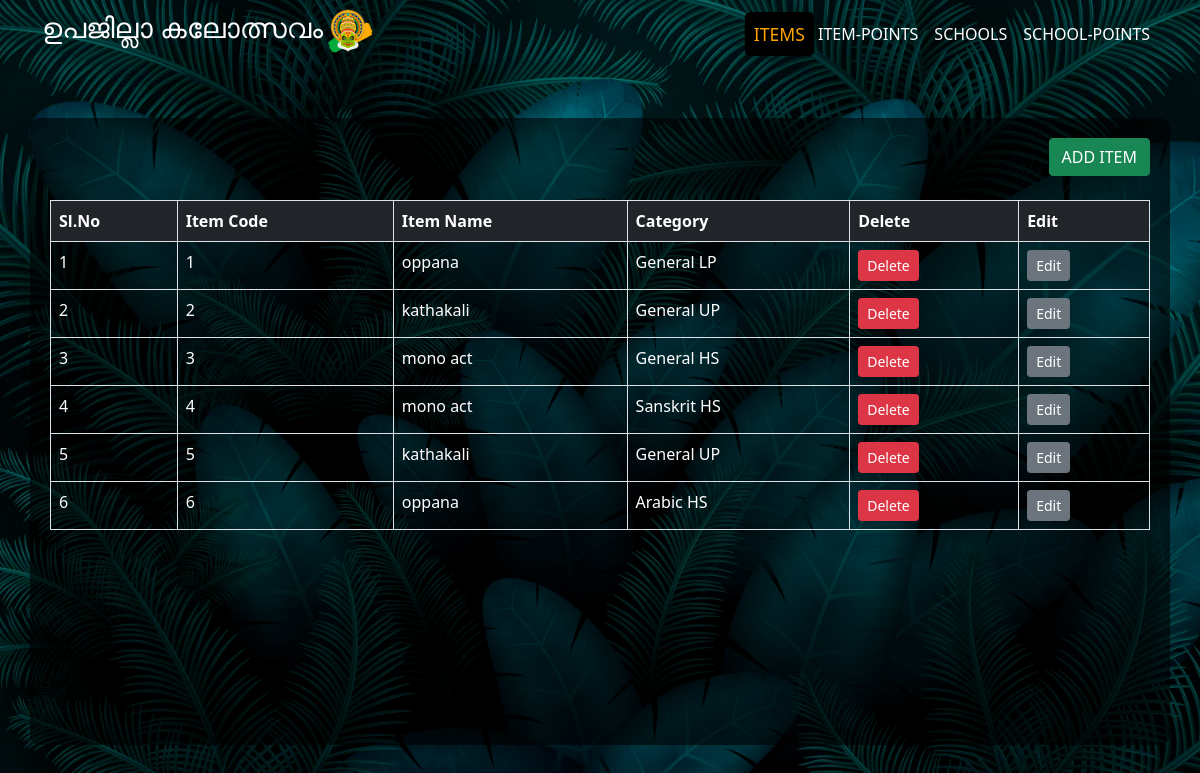
/kaloapp/itemdisplay/, run on the app's committed database.
### kaloapp/models.py (models this page shows, shortened)
class item_model(models.Model):
    choice=(
        ('General LP','general_lp'),
        ('General UP','general_up'),
        ('General HS','general_hs'),
        ('General HSS','general_hss'),
        ('Arabic LP','arabic_lp'),
        ('Arabic UP','arabic_up'),
        ('Arabic HS','arabic_hs'),
        ('Sanskrit UP','sanskrit_up'),
        ('Sanskrit HS','sanskrit_hs')
    )
    itemcode=models.IntegerField()
    itemname=models.CharField(max_length=25)
    category=models.CharField(max_length=25,choices=choice)

### kaloapp/views.py (the view)
# urls.py: path('itemdisplay/',item_display),
def item_display(request):
    a=item_model.objects.all()
    return render(request,'item_display.html',{'k':a})

### kaloapp/templates/item_display.html (shortened to what this page needs)
<!DOCTYPE html>
{% load static %}
<html lang="en">
<head>
    <link href="https://cdn.jsdelivr.net/npm/bootstrap@5.0.2/dist/css/bootstrap.min.css" rel="stylesheet">
</head>
<body>
<div class="container-fluid sticky-top" >
    <div class="container">
        <nav class="navbar navbar-expand-lg navbar-light p-0">
            <a href="http://127.0.0.1:8000/kaloapp/itemdisplay/" class="navbar-brand">
                <h3 class="text-white">ഉപജില്ലാ കലോത്സവം<img
                        src="{% static 'img/—Pngtree—kathakali dancer for happy onam_6461667.png' %}"
                        style="height:50px;width:50px"></h3>
            </a>
            <div class="collapse navbar-collapse" id="navbarCollapse">
                <div class="navbar-nav ms-auto">
                    <a href="http://127.0.0.1:8000/kaloapp/itemdisplay/" class="nav-item nav-link active" style="color:white">ITEMS</a>
                    <a href="http://127.0.0.1:8000/kaloapp/itempointsdisplay/" class="nav-item nav-link" style="color:white">ITEM-POINTS</a>
                    <a href="http://127.0.0.1:8000/kaloapp/schooldisplay/" class="nav-item nav-link" style="color:white">SCHOOLS</a>
                    <a href="http://127.0.0.1:8000/kaloapp/schoolpointsdisplay/" class="nav-item nav-link" style="color:white">SCHOOL-POINTS</a>
                </div>
            </div>
        </nav>
    </div>
</div>
<div class="container-fluid hero-header mb-1">
    <div class="container" id="box1" style="margin-top: 50px;">
        <div class="row justify-content-end">
            <div class="col-auto">
                <a href="http://127.0.0.1:8000/kaloapp/item/" class="btn btn-success btn">ADD ITEM</a><br><br>
            </div>
        </div>
        <div class="table-responsive" style="height:525px">
            <table class="table table-bordered table-striped">
                <thead class="bg-dark text-white">
                    <tr>
                        <th>Sl.No</th>
                        <th>Item Code</th>
                        <th>Item Name</th>
                        <th>Category</th>
                        <th>Delete</th>
                        <th>Edit</th>
                    </tr>
                </thead>
                <tbody style="background-color:">
                    {% for i in k %}
                    <tr>
                        <td style="color:white">{{ forloop.counter }}</td>
                        <td style="color:white">{{ i.itemcode }}</td>
                        <td style="color:white">{{ i.itemname }}</td>
                        <td style="color:white">{{ i.category }}</td>
                        <td>
                            <a href="http://127.0.0.1:8000/kaloapp/itemdelete/{{i.id}}" class="btn btn-danger btn-sm">Delete</a>
                        </td>
                        <td>
                            <a href="http://127.0.0.1:8000/kaloapp/itemedit/{{i.id}}"  class="btn btn-secondary btn-sm">Edit</a>
                        </td>
                    </tr>
                    {% endfor %}
                </tbody>
            </table>
        </div>
    </div>
</div>
</body>
</html>

### data on the page
item_model: itemcode "1", itemname "oppana", category "General LP"
item_model: itemcode "2", itemname "kathakali", category "General UP"
item_model: itemcode "3", itemname "mono act", category "General HS"
item_model: itemcode "4", itemname "mono act", category "Sanskrit HS"
item_model: itemcode "5", itemname "kathakali", category "General UP"
item_model: itemcode "6", itemname "oppana", category "Arabic HS"
